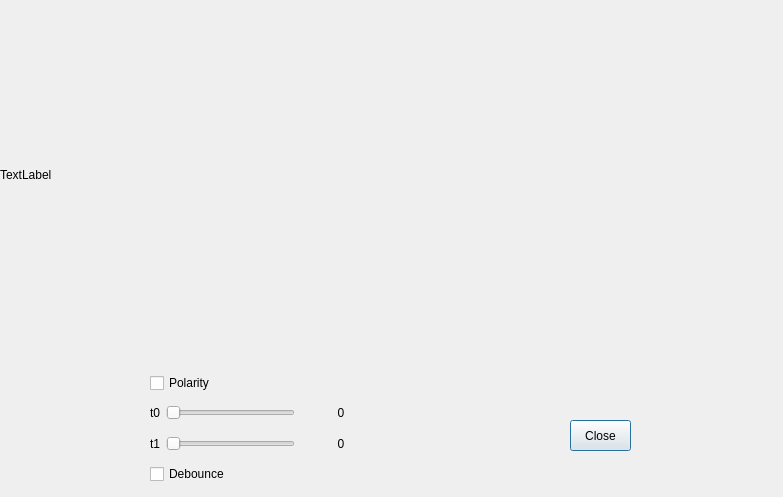
<?xml version="1.0" encoding="UTF-8"?>
<ui version="4.0">
 <class>InputDebounceSetup</class>
 <widget class="QDialog" name="InputDebounceSetup">
  <property name="geometry">
   <rect>
    <x>0</x>
    <y>0</y>
    <width>783</width>
    <height>497</height>
   </rect>
  </property>
  <property name="windowTitle">
   <string>GPI - Input Debounce Setup</string>
  </property>
  <widget class="QLabel" name="lbImage">
   <property name="geometry">
    <rect>
     <x>0</x>
     <y>0</y>
     <width>783</width>
     <height>349</height>
    </rect>
   </property>
   <property name="frameShape">
    <enum>QFrame::NoFrame</enum>
   </property>
   <property name="text">
    <string>TextLabel</string>
   </property>
  </widget>
  <widget class="QPushButton" name="pbClose">
   <property name="geometry">
    <rect>
     <x>570</x>
     <y>420</y>
     <width>61</width>
     <height>31</height>
    </rect>
   </property>
   <property name="text">
    <string>Close</string>
   </property>
  </widget>
  <widget class="QWidget" name="">
   <property name="geometry">
    <rect>
     <x>150</x>
     <y>370</y>
     <width>231</width>
     <height>121</height>
    </rect>
   </property>
   <layout class="QGridLayout" name="gridLayout">
    <property name="sizeConstraint">
     <enum>QLayout::SetNoConstraint</enum>
    </property>
    <item row="1" column="1">
     <widget class="QSlider" name="horizontalSlider">
      <property name="orientation">
       <enum>Qt::Horizontal</enum>
      </property>
     </widget>
    </item>
    <item row="0" column="0" colspan="2">
     <widget class="QCheckBox" name="checkBox">
      <property name="text">
       <string>Polarity</string>
      </property>
     </widget>
    </item>
    <item row="2" column="0">
     <widget class="QLabel" name="label_3">
      <property name="text">
       <string>t1</string>
      </property>
     </widget>
    </item>
    <item row="1" column="0">
     <widget class="QLabel" name="label_2">
      <property name="text">
       <string>t0</string>
      </property>
     </widget>
    </item>
    <item row="2" column="1">
     <widget class="QSlider" name="horizontalSlider_2">
      <property name="orientation">
       <enum>Qt::Horizontal</enum>
      </property>
     </widget>
    </item>
    <item row="3" column="0" colspan="2">
     <widget class="QCheckBox" name="checkBox_2">
      <property name="text">
       <string>Debounce</string>
      </property>
     </widget>
    </item>
    <item row="1" column="2">
     <widget class="QPushButton" name="pbT0Settint">
      <property name="text">
       <string>0</string>
      </property>
      <property name="flat">
       <bool>true</bool>
      </property>
     </widget>
    </item>
    <item row="2" column="2">
     <widget class="QPushButton" name="pbT1Setting">
      <property name="text">
       <string>0</string>
      </property>
      <property name="flat">
       <bool>true</bool>
      </property>
     </widget>
    </item>
   </layout>
  </widget>
 </widget>
 <resources/>
 <connections/>
</ui>
